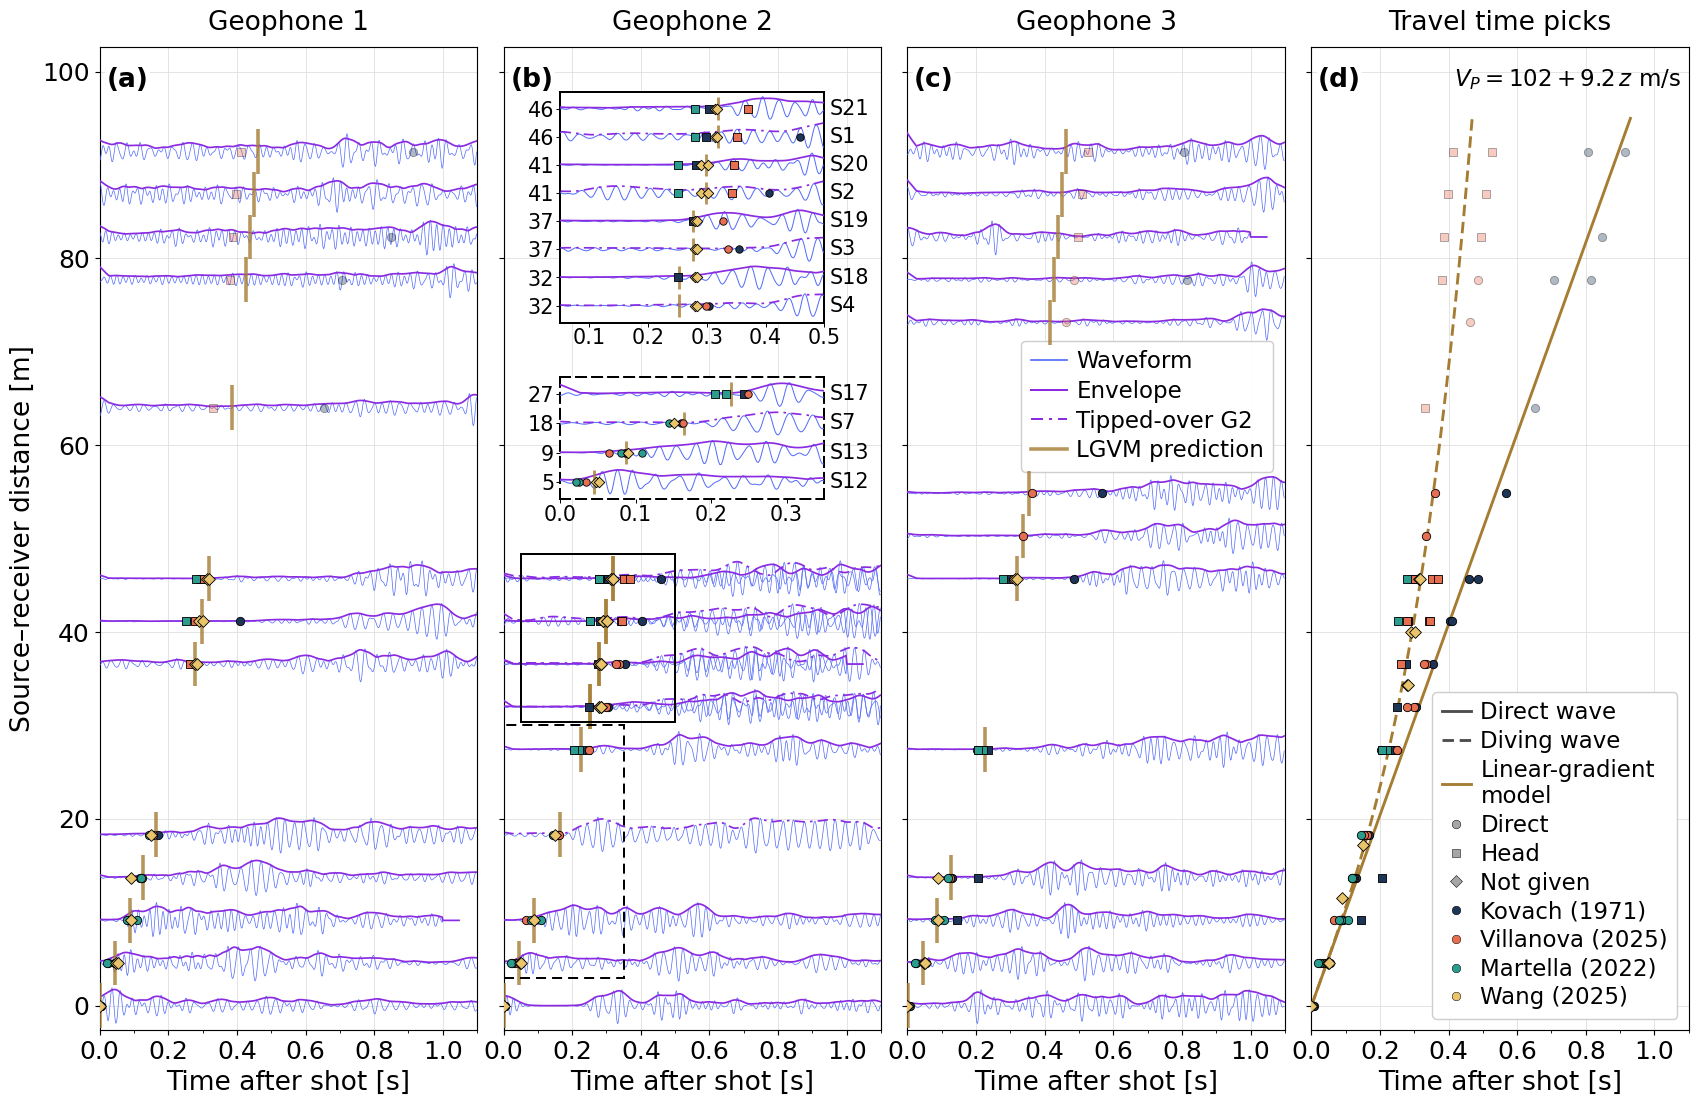

Reproduce this figure in Python.
"""Figure 3: all 97 published P-wave picks with the first arrivals of our best linear-gradient model (LGVM)."""

import csv

import matplotlib.pyplot as plt
import numpy as np
from matplotlib.lines import Line2D
from matplotlib.patches import Rectangle
from matplotlib.ticker import MultipleLocator
from obspy import read
from obspy.signal.filter import bandpass, envelope

SEGY_DIR = "path/to/segy_data"   # shot_<N>_apollo_14.segy files and apollo14_ase_data_catalog.txt
PICKS_FILE = "path/to/apollo14_previous_p_wave_picks_97.txt"   # published P-wave picks
MODEL_FILE = "path/to/APOLLO14_best_linear_gradient_unlabelled.bm"   # best linear-gradient model (.bm, with "# Global t0")

FS = 18.5
FS_INSET = 14.5
plt.rcParams.update({"font.size": FS, "xtick.labelsize": FS - 1, "ytick.labelsize": FS - 1,
                     "legend.fontsize": 16})

WAVE = "#546DFA"
ENVELOPE = "#8A2BE2"
MODEL = "#A57C32"
AUTHORS = {"Kovach_1971": ("Kovach (1971)", "#1D3557"),
           "Villanova_2025": ("Villanova (2025)", "#E76F51"),
           "Martella_2022": ("Martella (2022)", "#2A9D8F"),
           "Wang_2025": ("Wang (2025)", "#E9C46A")}
ON_TOP = {"Kovach_1971": 0.1, "Villanova_2025": 0.2, "Martella_2022": 0.3, "Wang_2025": 0.4}
MARKERS = {"DIRECT": "o", "HEAD": "s", "UNKNOWN": "D"}
DASH = (0, (6, 3, 1.5, 3))

GEOPHONES = ["G1", "G2", "G3"]   # SEGY trace order
TIPPED_G2 = [1, 2, 3, 4, 7]      # shots recorded while G2 was tipped over
SHORT_SHOTS = [12, 19]           # records that stop early
FREQ = (30, 60)                  # band-pass [Hz]
PROCESS_END = 1.45               # s of record that is filtered
TMAX = 1.1                       # s shown
MATCH = 2.5                      # m; offset-only picks are drawn on every trace this close in distance
FAR = 60                         # m; picks beyond this are faded


def filter_trace(x, fs):
    """Linear detrend, reflection padding, then a zero-phase 4-pole Butterworth band-pass."""
    i = np.arange(len(x))
    x = x - np.polyval(np.polyfit(i, x, 1), i)
    x = x - x.mean()
    n = min(max(1, round(0.25 * fs)), len(x) - 1)
    y = bandpass(np.pad(x, n, mode="reflect"), *FREQ, df=fs, corners=4, zerophase=True)
    return y[n:-n]


def smooth_envelope(x, fs):
    """Envelope smoothed with a 0.05 s running mean."""
    n = round(0.05 * fs)
    env = np.pad(envelope(x), (n // 2, n - 1 - n // 2), mode="edge")
    return np.convolve(env, np.ones(n) / n, mode="valid")


# ---- read and process the records
with open(f"{SEGY_DIR}/apollo14_ase_data_catalog.txt", encoding="utf-8-sig") as f:
    catalog = list(csv.DictReader(f, delimiter="\t"))

traces = {g: [] for g in GEOPHONES}
for row in catalog:
    shot = int(row["ASE_data"].split()[-1])
    for g, tr in zip(GEOPHONES, read(f"{SEGY_DIR}/shot_{shot}_apollo_14.segy", format="SEGY")):
        fs = tr.stats.sampling_rate
        raw = tr.data.astype(float)
        stop = int(PROCESS_END * fs) + 1
        if shot in SHORT_SHOTS:
            stop = min(stop, np.flatnonzero(raw)[-1] + 1)
        wave = filter_trace(raw[:stop], fs)
        env = smooth_envelope(wave, fs)
        if shot in SHORT_SHOTS:   # show 0.05 s of flat line after the end of a short record
            flat = np.zeros(min(round(0.05 * fs), int(PROCESS_END * fs) + 1 - stop))
            wave, env = np.r_[wave, flat], np.r_[env, flat]
        t = np.arange(len(wave)) / fs
        keep = t <= TMAX
        peak = np.abs(wave[keep]).max()
        traces[g].append(dict(shot=shot, dist=float(row[f"Distance_{g}_m"]), t=t[keep],
                              wave=wave[keep] / peak, env=env[keep] / peak))
for g in GEOPHONES:
    traces[g].sort(key=lambda tr: tr["dist"])

# ---- picks: on their own trace, or (offset only) on every trace at about that distance
picks = []
for line in open(PICKS_FILE, encoding="utf-8-sig"):
    fields = line.split()
    if len(fields) == 7 and fields[0] in AUTHORS:   # source, phase, shot, geophone, shot_x, offset, time
        source, phase, shot, g, _, offset, t = fields
        picks.append((source, phase, shot, g, float(offset), float(t)))

markers = []
for source, phase, shot, g, offset, t in picks:
    if g == "NA":
        matches = [(mg, tr) for mg in GEOPHONES for tr in traces[mg] if abs(tr["dist"] - offset) <= MATCH]
    else:
        matches = [(g, tr) for tr in traces[g] if tr["shot"] == int(shot)]
    for mg, tr in matches:
        markers.append((mg, tr["shot"], tr["dist"], t, source, phase, offset))

# ---- linear-gradient model: depth [km] and V_P [km/s] columns, and the fitted time shift t0
lines = open(MODEL_FILE).read().splitlines()
T0 = float(next(l for l in lines if l.startswith("# Global t0")).split("=")[1].split()[0])
table = np.array([l.split()[:2] for l in lines if l.split() and l.split()[0][0].isdigit()], float) * 1000
depth, vp = table.T
V0, BASE = vp[0], depth[-1]
G = (vp[-1] - V0) / BASE   # V_P = V0 + G z


def model_times(x):
    """Direct and diving-wave travel times [s] at distance x [m] (diving ray must turn above the model base)."""
    diving = 2 / G * np.arcsinh(G * x / (2 * V0)) + T0
    turning_depth = (np.sqrt(V0 ** 2 + (G * x / 2) ** 2) - V0) / G
    return x / V0 + T0, np.where(turning_depth <= BASE, diving, np.nan)


def first_arrival(x):
    return np.fmin(*model_times(x))


def draw_pick(ax, t, y, source, phase, offset, size=34, z=20):
    ax.scatter(t, y, s=size, marker=MARKERS[phase], fc=AUTHORS[source][1], ec="black", lw=0.6,
               alpha=0.35 if offset > FAR else 1, zorder=z + ON_TOP[source])


all_distances = np.array([tr["dist"] for g in GEOPHONES for tr in traces[g]])
height = 0.42 * np.diff(np.unique(all_distances)).min()
pad = max(2.5, 1.35 * height)


def add_inset(ax, distance_range, time_range, box, ls):
    """Zoom on the G2 traces in distance_range: one row per trace, renormalised in the window."""
    rows = sorted((tr for tr in traces["G2"] if distance_range[0] <= tr["dist"] <= distance_range[1]),
                  key=lambda tr: (tr["dist"], tr["shot"]))
    t0, t1 = time_range
    ax.add_patch(Rectangle((t0, rows[0]["dist"] - 1.6), t1 - t0, rows[-1]["dist"] - rows[0]["dist"] + 4.2,
                           fill=False, lw=1.4, ls=ls, zorder=15))

    inset = ax.inset_axes([box[0], box[1] - box[3], box[2], box[3]], zorder=30)
    for spine in inset.spines.values():
        spine.set(linewidth=1.4, linestyle=ls)
    inset.tick_params(labelsize=FS_INSET, length=2.5, width=0.7, pad=1.5)

    for i, tr in enumerate(rows):
        window = (tr["t"] >= t0) & (tr["t"] <= t1)
        scale = np.abs(tr["wave"][window]).max()
        inset.plot(tr["t"][window], i + 0.42 * tr["wave"][window] / scale, color=WAVE, lw=0.7, zorder=5)
        inset.plot(tr["t"][window], i + 0.42 * tr["env"][window] / scale, color=ENVELOPE, lw=1.2,
                   ls=DASH if tr["shot"] in TIPPED_G2 else "-", zorder=6)
        inset.text(t1 + 0.02 * (t1 - t0), i, f"S{tr['shot']}", va="center", fontsize=FS_INSET)
        t = first_arrival(tr["dist"])
        inset.plot([t, t], [i - 0.4, i + 0.4], color=MODEL, lw=2, alpha=0.8, solid_capstyle="butt", zorder=8)
        for g, shot, _, t, source, phase, offset in markers:
            if g == "G2" and shot == tr["shot"] and t0 <= t <= t1:
                draw_pick(inset, t, i, source, phase, offset, size=27, z=10)

    inset.set(xlim=time_range, ylim=(-0.6, len(rows) - 0.4))
    inset.set_yticks(range(len(rows)))
    inset.set_yticklabels([f"{tr['dist']:.0f}" for tr in rows])
    inset.xaxis.set_major_locator(MultipleLocator(0.1))


# ---- plot
fig, axes = plt.subplots(1, 4, figsize=(16.5, 10.84), sharey=True)
fig.subplots_adjust(left=0.06, right=0.995, bottom=0.075, top=0.955, wspace=0.07)

# (a)-(c) waveforms with picks and model first arrivals
for ax, g in zip(axes, GEOPHONES):
    for tr in traces[g]:
        ls = DASH if g == "G2" and tr["shot"] in TIPPED_G2 else "-"
        ax.plot(tr["t"], tr["dist"] + height * tr["wave"], color=WAVE, lw=0.5, zorder=8)
        ax.plot(tr["t"], tr["dist"] + height * tr["env"], color=ENVELOPE, lw=1.2, ls=ls, zorder=9)
        t = first_arrival(tr["dist"])
        ax.plot([t, t], [tr["dist"] - 1.25 * height, tr["dist"] + 1.25 * height], color=MODEL, lw=2.5,
                alpha=0.8, solid_capstyle="butt", zorder=12)
    for mg, _, d, t, source, phase, offset in markers:
        if mg == g:
            draw_pick(ax, t, d, source, phase, offset)
    ax.set_title(f"Geophone {g[1]}", fontsize=FS, pad=12)

add_inset(axes[1], (31, 47), (0.05, 0.50), (0.15, 0.955, 0.70, 0.235), "-")
add_inset(axes[1], (4, 28), (0.0, 0.35), (0.15, 0.665, 0.70, 0.125), (0, (5, 3)))

axes[2].legend(handles=[
    Line2D([], [], color=WAVE, lw=1.2, label="Waveform"),
    Line2D([], [], color=ENVELOPE, lw=1.4, label="Envelope"),
    Line2D([], [], color=ENVELOPE, lw=1.4, ls=DASH, label="Tipped-over G2"),
    Line2D([], [], color=MODEL, lw=2.5, alpha=0.8, label="LGVM prediction")],
    loc="center right", bbox_to_anchor=(1.0, 0.635), framealpha=0.95,
    handlelength=1.6, handletextpad=0.4, borderpad=0.4, labelspacing=0.3)

# (d) travel times of all picks
ax = axes[3]
for source, phase, _, _, offset, t in picks:
    draw_pick(ax, t, offset, source, phase, offset)
x = np.linspace(0, 95, 400)
direct, diving = model_times(x)
ax.plot(direct, x, color=MODEL, lw=2, zorder=17)
ax.plot(diving, x, color=MODEL, lw=2, ls=(0, (4, 2)), zorder=17)
ax.set_title("Travel time picks", fontsize=FS, pad=12)
ax.text(0.98, 0.98, f"$V_P = {V0:.0f} + {G:.1f}\\,z$ m/s", transform=ax.transAxes,
        ha="right", va="top", fontsize=16)

curves = [Line2D([], [], color="0.3", lw=2, label="Direct wave"),
          Line2D([], [], color="0.3", lw=2, ls=(0, (4, 2)), label="Diving wave"),
          Line2D([], [], color=MODEL, lw=2, label="Linear-gradient\nmodel")]
shapes = [Line2D([], [], marker=MARKERS[k], ls="", ms=6, mfc="0.65", mec="black", mew=0.35, label=label)
          for k, label in (("DIRECT", "Direct"), ("HEAD", "Head"), ("UNKNOWN", "Not given"))]
authors = [Line2D([], [], marker="o", ls="", ms=6, mfc=colour, mec="black", mew=0.35, label=label)
           for label, colour in AUTHORS.values()]
ax.legend(handles=curves + shapes + authors, loc="lower right", framealpha=0.95,
          handlelength=1.3, handletextpad=0.4, borderpad=0.4, labelspacing=0.25)

axes[0].set_ylim(-pad, max(100, all_distances.max()) + pad)
axes[0].yaxis.set_major_locator(MultipleLocator(20))
axes[0].set_ylabel("Source–receiver distance [m]")
for letter, ax in zip("abcd", axes):
    ax.text(0.018, 0.98, f"({letter})", transform=ax.transAxes, va="top", fontsize=FS,
            fontweight="bold", bbox=dict(fc="white", ec="none", pad=1), zorder=40)
    ax.set_xlim(0, TMAX)
    ax.xaxis.set_major_locator(MultipleLocator(0.2))
    ax.xaxis.set_minor_locator(MultipleLocator(0.1))
    ax.set_xlabel("Time after shot [s]")
    ax.set_axisbelow(True)
    ax.grid(color="0.88", lw=0.6)

fig.savefig("Figure3.png", dpi=103, bbox_inches="tight", facecolor="white")
